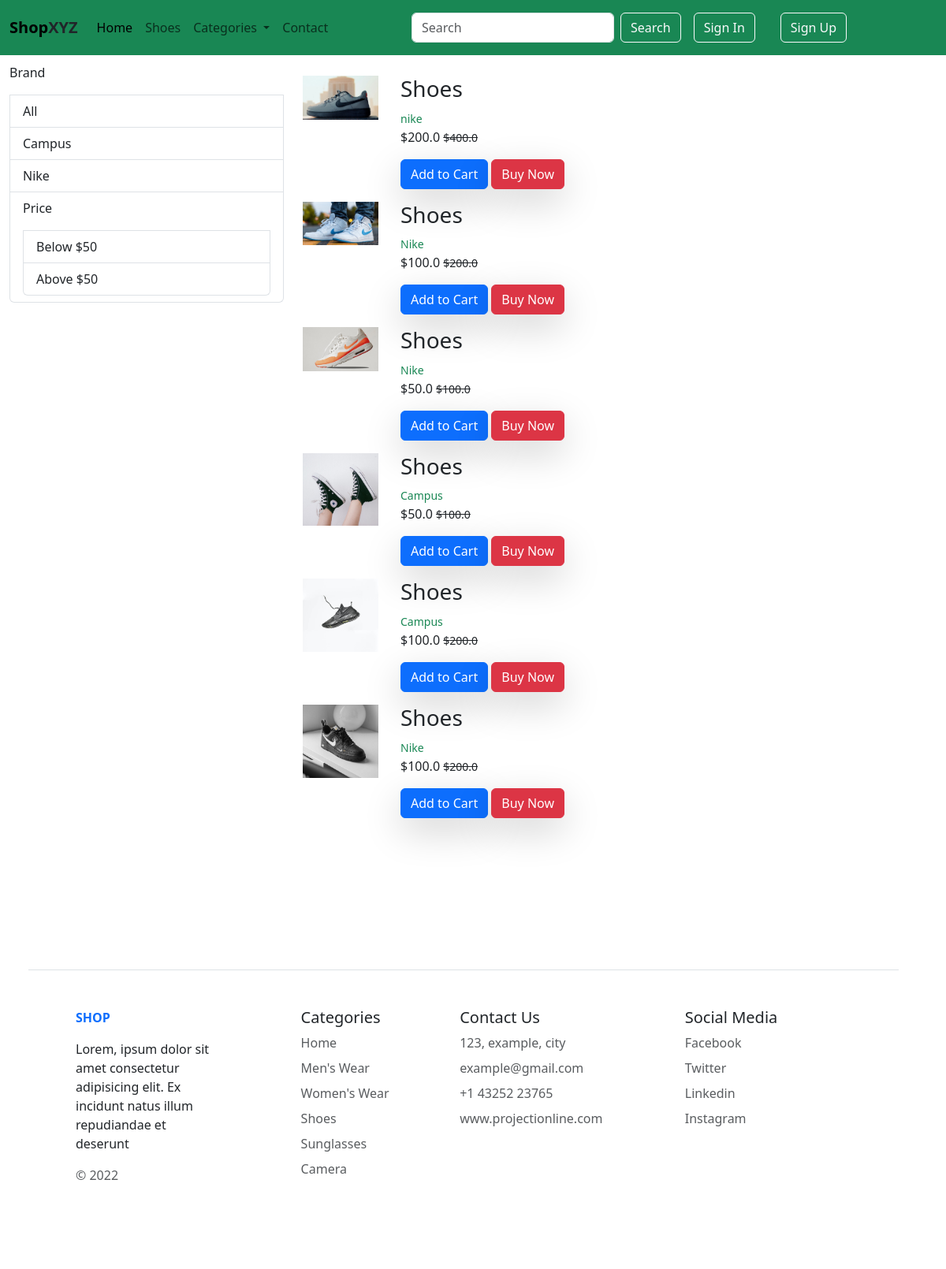
/shoes/None, run on the app's committed database.
### app/models.py (models this page shows, shortened)
class Product(models.Model):
    product_name = models.CharField(max_length=50)
    selling_price = models.FloatField()
    discounted_price = models.FloatField()
    description = models.TextField()
    category = models.CharField(choices=CATEGORY_CHOICES, max_length=3)
    brand = models.CharField(max_length=50)
    image = models.ImageField(upload_to='product-img')

### app/views.py (the view)
# urls.py: path('shoes/<slug:data>', views.shoes, name="shoes"),
def shoes(request, data=None):
    if data == 'None':
        products = Product.objects.filter(category='Sh')
    elif data == 'campus':
        products = Product.objects.filter(category='Sh').filter(brand = 'Campus')
    elif data == 'nike':
        products = Product.objects.filter(category='Sh').filter(brand = 'Nike')
    elif data == 'below':
        products = Product.objects.filter(category='Sh').filter(discounted_price__lt = 100)
    elif data == 'above':
        products = Product.objects.filter(category='Sh').filter(discounted_price__gt = 49)
    return render(request, 'shoes.html', {'products': products})

### templates/shoes.html
{% extends "base.html" %}
{% block content %}
<section class="shoes">
    <div class="row container">
        <div class="col-md-4">
            <div class="list-group">
                <p>Brand</p>
                <a href="{% url "shoes" 'None' %}" class="list-group-item">All</a>
                <a href="{% url "shoes" 'campus' %}" class="list-group-item">Campus</a>
                <a href="{% url "shoes" 'nike' %}" class="list-group-item">Nike</a>
                <span class="list-group-item">
                    <p>Price</p>
                    <a href="{% url "shoes" 'below' %}" class="list-group-item">Below $50</a>
                    <a href="{% url "shoes" 'above' %}" class="list-group-item">Above $50</a>
                </span>
            </div>
        </div>
        <div class="col">
          {% for product in products  %}
          <div class="row my-3">
            <div class="col-md-2">
            <img src="/media/{{product.image}}" class="img-fluid object-fit-cover" style="width: 6rem" alt=""/>
            </div>
            <div class="col-md-8">
                <h3>{{product.product_name}}</h3>
                <small class="text-success">{{product.brand}}</small>
                <p>${{product.discounted_price}}  <small class="text-decoration-line-through">${{product.selling_price}}</small>
                </p>
                <a href="{% url 'carts'  %}" class="btn shadow-lg btn-primary">Add to Cart</a>
                <a href="" class="btn-danger btn shadow-lg ">Buy Now</a>
            </div>
        </div>
        {% endfor %}
    </div>
   </div>
</section>
{% endblock content %}

### templates/base.html (shortened to what this page needs)
<!doctype html>
<html lang="en">
  <head>
    <link href="https://cdn.jsdelivr.net/npm/bootstrap@5.3.3/dist/css/bootstrap.min.css" rel="stylesheet">
    <link rel="stylesheet" href="https://cdnjs.cloudflare.com/ajax/libs/OwlCarousel2/2.3.4/assets/owl.carousel.min.css" />
<link rel="stylesheet" href="https://cdnjs.cloudflare.com/ajax/libs/OwlCarousel2/2.3.4/assets/owl.theme.default.css" />
<link rel="stylesheet" href="https://cdnjs.cloudflare.com/ajax/libs/font-awesome/6.7.2/css/all.min.css" />
    <link rel="stylesheet" href="/static/css/style.css">
  </head>
  <body data-bs-theme="light">
  <header>
    <nav class="navbar  navbar-expand-lg bg-success fixed-top ">
        <div class="container-fluid">
          <a class="navbar-brand" href="{% url "home" %}">Shop<span class="text-dark">XYZ</span></a>
          <div class="collapse navbar-collapse" id="navbarSupportedContent">
            <ul class="navbar-nav me-auto mb-2 mb-lg-0">
              <li class="nav-item">
                <a class="nav-link active" aria-current="page" href="{% url "home" %}">Home</a>
              </li>
              <li class="nav-item">
                <a class="nav-link" href="{% url "shoes" None %}">Shoes</a>
              </li>
              <li class="nav-item dropdown">
                <a class="nav-link dropdown-toggle" href="#" role="button" data-bs-toggle="dropdown" aria-expanded="false">
                  Categories
                </a>
              </li>
              <li class="nav-item">
                <a class="nav-link " href="">Contact</a>
              </li>
            </ul>
            <form class="d-flex" action="{% url "search" %}" role="search">
              <input name="query" class="form-control me-2" type="search" placeholder="Search" aria-label="Search">
              <button type="submit" class="btn btn-outline-light" type="submit">Search</button>
            </form>
            <ul class="navbar  me-auto mb-2 mb-lg-0" style="list-style: none;">
            {% if request.user.is_authenticated %}
              <li class="nav-item dropdown btn btn-outline-light mx-3">
                <a class="nav-link dropdown-toggle text-uppercase" href="#" role="button" data-bs-toggle="dropdown" aria-expanded="false">
                  {{request.user}}
                </a>
                <ul class=" dropdown-menu">
                  <li><a class="dropdown-item" href="#">Profile</a></li>
                  <li><a class="dropdown-item" href="#">Change Password</a></li>
                  <li>
                    <form action="{% url "logout" %}" method="post">
                      {% csrf_token %}
                      <button type="submit" class="dropdown-item">Logout</button>
                    </form>
                  </li>
                </ul>
              </li>
              <li class="nav-item">
                <a href="{% url "carts"  %}" class="btn btn-outline-light mx-3 position-relative">
                  Carts
                  <span class="position-absolute top-0 start-100 translate-middle badge rounded-pill bg-danger">
                    99+
                  </span>
                </a>
              </li>
            {% else %}
            <li class="nav-item">
              <a href="{% url "login" %}" class="btn btn-outline-light mx-3">Sign In</a>
            </li>
            <li class="nav-item">
              <a href="" class="btn btn-outline-light mx-3">Sign Up</a>
            </li>
            {% endif %}
          </ul>
          </div>
        </div>
      </nav>
</header>
{% block content %}{% endblock content %}
<div class="p-5">
  <footer class="row w-100 row-cols-1 row-cols-sm-2 row-cols-md-5 py-5 my-5 p-5 border-top">
    <div class="col mb-3">
      <a href="/" class="d-flex align-items-center mb-3  text-decoration-none fw-bold" href="#">SHOP</a>
      <p>
        Lorem, ipsum dolor sit amet consectetur adipisicing elit. Ex incidunt natus illum repudiandae et deserunt
      </p>
      <p class="text-muted">© 2022</p>
    </div>
    <div class="col mb-3 offset-1">
      <h5>Categories</h5>
      <ul class="nav flex-column">
        <li class="nav-item mb-2"><a href="{% url 'home' %}" class="nav-link p-0 text-muted">Home</a></li>
        <li class="nav-item mb-2"><a href="{% url 'men' 'None' %}" class="nav-link p-0 text-muted">Men's Wear</a></li>
        <li class="nav-item mb-2"><a href="{% url 'women' 'None' %}" class="nav-link p-0 text-muted">Women's Wear</a></li>
        <li class="nav-item mb-2"><a href="{% url 'shoes' 'None' %}" class="nav-link p-0 text-muted">Shoes</a></li>
        <li class="nav-item mb-2"><a href="{% url 'sunglasses' 'None' %}" class="nav-link p-0 text-muted">Sunglasses</a></li>
        <li class="nav-item mb-2"><a href="{% url 'camera' 'None' %}" class="nav-link p-0 text-muted">Camera</a></li>
      </ul>
    </div>
     <div class="col mb-3">
      <h5>Contact Us</h5>
      <ul class="nav flex-column">
        <li class="nav-item mb-2"><p class="p-0 m-0 text-muted">123, example, city</p></li>
        <li class="nav-item mb-2"><p class="p-0 m-0 text-muted">example@gmail.com</p></li>
        <li class="nav-item mb-2"><p class="p-0 m-0 text-muted">+1 43252 23765</p></li>
        <li class="nav-item mb-2"><a href="#" class="nav-link p-0 text-muted">www.projectionline.com</a></li>
      </ul>
    </div>
    <div class="col mb-3 offset-1">
      <h5>Social Media</h5>
      <ul class="nav flex-column">
        <li class="nav-item mb-2"><a href="#" class="nav-link p-0 text-muted">Facebook</a></li>
        <li class="nav-item mb-2"><a href="#" class="nav-link p-0 text-muted">Twitter</a></li>
        <li class="nav-item mb-2"><a href="#" class="nav-link p-0 text-muted">Linkedin</a></li>
        <li class="nav-item mb-2"><a href="#" class="nav-link p-0 text-muted">Instagram</a></li>
      </ul>
    </div>
  </footer>
</div>
  </body>
</html>

### static/css/style.css (style rules this page uses)
section { margin: 10vh 0; }
.navbar-brand { font-weight:700 !important; }

### data on the page
Product: image (picture), product_name "Shoes", brand "nike", discounted_price "200.0", selling_price "400.0"
Product: image (picture), product_name "Shoes", brand "Nike", discounted_price "100.0", selling_price "200.0"
Product: image (picture), product_name "Shoes", brand "Nike", discounted_price "50.0", selling_price "100.0"
Product: image (picture), product_name "Shoes", brand "Campus", discounted_price "50.0", selling_price "100.0"
Product: image (picture), product_name "Shoes", brand "Campus", discounted_price "100.0", selling_price "200.0"
Product: image (picture), product_name "Shoes", brand "Nike", discounted_price "100.0", selling_price "200.0"
